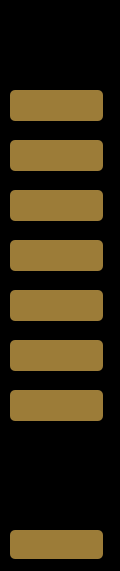
   <widget class="QWidget" name="only_icon" native="true">
    <property name="geometry">
     <rect>
      <x>10</x>
      <y>10</y>
      <width>120</width>
      <height>571</height>
     </rect>
    </property>
    <property name="styleSheet">
     <string notr="true">background-color: rgb(0, 0, 0);</string>
    </property>
    <widget class="QLabel" name="label">
     <property name="geometry">
      <rect>
       <x>20</x>
       <y>20</y>
       <width>63</width>
       <height>20</height>
      </rect>
     </property>
     <property name="text">
      <string>TextLabel</string>
     </property>
    </widget>
    <widget class="QPushButton" name="pushButton">
     <property name="geometry">
      <rect>
       <x>10</x>
       <y>90</y>
       <width>93</width>
       <height>31</height>
      </rect>
     </property>
     <property name="styleSheet">
      <string notr="true">background-color: rgb(156, 124, 56);
border-radius:5px;</string>
     </property>
     <property name="text">
      <string/>
     </property>
     <property name="icon">
      <iconset resource="Source_Reservation.qrc">
       <normaloff>:/image/photoReservation/dashboard_white.png</normaloff>:/image/photoReservation/dashboard_white.png</iconset>
     </property>
     <property name="iconSize">
      <size>
       <width>25</width>
       <height>25</height>
      </size>
     </property>
    </widget>
    <widget class="QPushButton" name="pushButton_2">
     <property name="geometry">
      <rect>
       <x>10</x>
       <y>140</y>
       <width>93</width>
       <height>31</height>
      </rect>
     </property>
     <property name="styleSheet">
      <string notr="true">background-color: rgb(156, 124, 56);
border-radius:5px;</string>
     </property>
     <property name="text">
      <string/>
     </property>
     <property name="icon">
      <iconset resource="Source_Reservation.qrc">
       <normaloff>:/image/photoReservation/icons8-reservation-64.png</normaloff>:/image/photoReservation/icons8-reservation-64.png</iconset>
     </property>
     <property name="iconSize">
      <size>
       <width>25</width>
       <height>25</height>
      </size>
     </property>
    </widget>
    <widget class="QPushButton" name="pushButton_3">
     <property name="geometry">
      <rect>
       <x>10</x>
       <y>190</y>
       <width>93</width>
       <height>31</height>
      </rect>
     </property>
     <property name="styleSheet">
      <string notr="true">background-color: rgb(156, 124, 56);
border-radius:5px;</string>
     </property>
     <property name="text">
      <string/>
     </property>
     <property name="icon">
      <iconset resource="Source_Reservation.qrc">
       <normaloff>:/image/photoReservation/icons8-finance-48 (1).png</normaloff>:/image/photoReservation/icons8-finance-48 (1).png</iconset>
     </property>
     <property name="iconSize">
      <size>
       <width>25</width>
       <height>25</height>
      </size>
     </property>
    </widget>
    <widget class="QPushButton" name="pushButton_4">
     <property name="geometry">
      <rect>
       <x>10</x>
       <y>240</y>
       <width>93</width>
       <height>31</height>
      </rect>
     </property>
     <property name="styleSheet">
      <string notr="true">background-color: rgb(156, 124, 56);
border-radius:5px;</string>
     </property>
     <property name="text">
      <string/>
     </property>
     <property name="icon">
      <iconset resource="Source_Reservation.qrc">
       <normaloff>:/image/photoReservation/icons8-lit-50.png</normaloff>:/image/photoReservation/icons8-lit-50.png</iconset>
     </property>
     <property name="iconSize">
      <size>
       <width>25</width>
       <height>25</height>
      </size>
     </property>
    </widget>
    <widget class="QPushButton" name="pushButton_5">
     <property name="geometry">
      <rect>
       <x>10</x>
       <y>290</y>
       <width>93</width>
       <height>31</height>
      </rect>
     </property>
     <property name="styleSheet">
      <string notr="true">background-color: rgb(156, 124, 56);
border-radius:5px;</string>
     </property>
     <property name="text">
      <string/>
     </property>
     <property name="icon">
      <iconset resource="Source_Reservation.qrc">
       <normaloff>:/image/photoReservation/icons8-client-50.png</normaloff>:/image/photoReservation/icons8-client-50.png</iconset>
     </property>
     <property name="iconSize">
      <size>
       <width>25</width>
       <height>25</height>
      </size>
     </property>
    </widget>
    <widget class="QPushButton" name="pushButton_6">
     <property name="geometry">
      <rect>
       <x>10</x>
       <y>340</y>
       <width>93</width>
       <height>31</height>
      </rect>
     </property>
     <property name="styleSheet">
      <string notr="true">background-color: rgb(156, 124, 56);
border-radius:5px;</string>
     </property>
     <property name="text">
      <string/>
     </property>
     <property name="icon">
      <iconset resource="Source_Reservation.qrc">
       <normaloff>:/image/photoReservation/icons8-service-50.png</normaloff>:/image/photoReservation/icons8-service-50.png</iconset>
     </property>
     <property name="iconSize">
      <size>
       <width>25</width>
       <height>25</height>
      </size>
     </property>
    </widget>
    <widget class="QPushButton" name="pushButton_7">
     <property name="geometry">
      <rect>
       <x>10</x>
       <y>390</y>
       <width>93</width>
       <height>31</height>
      </rect>
     </property>
     <property name="styleSheet">
      <string notr="true">background-color: rgb(156, 124, 56);
border-radius:5px;</string>
     </property>
     <property name="text">
      <string/>
     </property>
     <property name="icon">
      <iconset>
       <normaloff>:/image/photoReservation/icons8-employé-50 (1).png</normaloff>:/image/photoReservation/icons8-employé-50 (1).png</iconset>
     </property>
     <property name="iconSize">
      <size>
       <width>25</width>
       <height>25</height>
      </size>
     </property>
    </widget>
    <widget class="QPushButton" name="pushButton_8">
     <property name="geometry">
      <rect>
       <x>10</x>
       <y>530</y>
       <width>93</width>
       <height>29</height>
      </rect>
     </property>
     <property name="styleSheet">
      <string notr="true">background-color: rgb(156, 124, 56);
border-radius:5px;</string>
     </property>
     <property name="text">
      <string/>
     </property>
     <property name="icon">
      <iconset resource="Source_Reservation.qrc">
       <normaloff>:/image/photoReservation/icons8-sortie-50.png</normaloff>:/image/photoReservation/icons8-sortie-50.png</iconset>
     </property>
     <property name="iconSize">
      <size>
       <width>25</width>
       <height>25</height>
      </size>
     </property>
    </widget>
    <widget class="QLabel" name="label_4">
     <property name="geometry">
      <rect>
       <x>12</x>
       <y>9</y>
       <width>101</width>
       <height>61</height>
      </rect>
     </property>
     <property name="text">
      <string/>
     </property>
     <property name="pixmap">
      <pixmap>hotel - Copie/photo/Capture d'écran 2024-09-29 231547.png</pixmap>
     </property>
     <property name="scaledContents">
      <bool>true</bool>
     </property>
    </widget>
   </widget>
